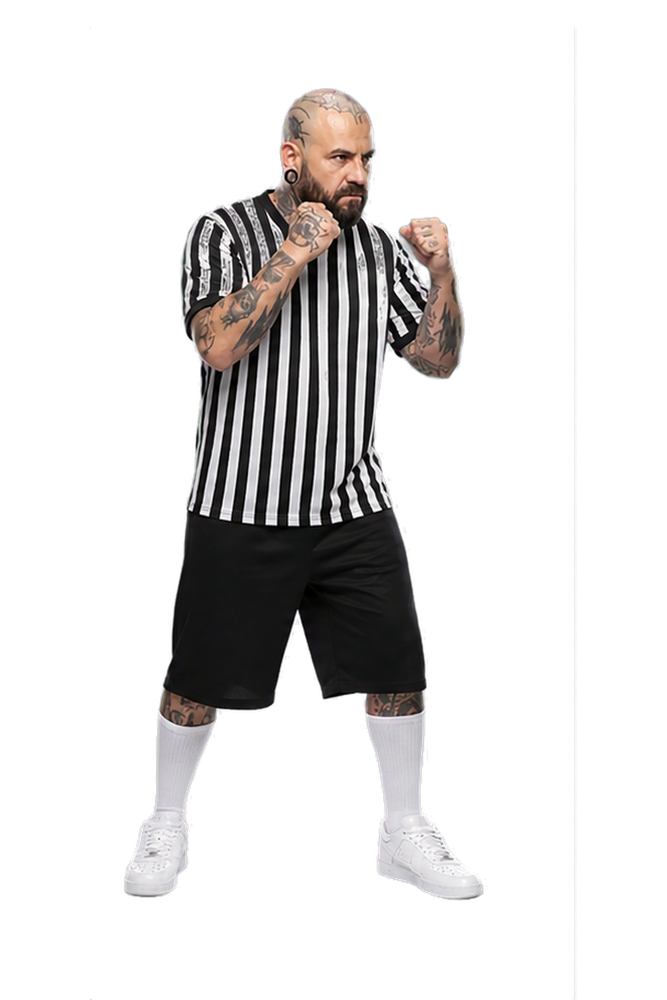
#> input picture rothschild-rumble/assets/referee-idle.png, 667 x 1000 px, shrunk from 1024 x 1536 before the run
$ python clean_cutouts.py
#> lines starting #> are read from the running program, lines starting #| are printed output that depends on the picture; after the words box and inside, x2 and y2 are one past the last pixel; in counts of white or black regions, pixels touching at a corner belong together
#!/usr/bin/env python3
"""
Rothschild Rumble — cutout cleaner.

Problem: T.M.R and referee's source PNGs (idle/attack stills + every move
frame) were exported with baked-in background junk that reads as a "box"
around the character in-game:
  - T.M.R: an opaque decorative rectangular frame around the whole image
    (measured at ~11% opaque coverage of the outer 3% ring — a real border).
  - referee: a faint dark halo / stray edge line around the silhouette.
Icon, BIG.COM and FRISBEE are already clean (0% opaque outer ring) and are
left untouched.

Fix: for each target PNG, threshold alpha, find connected components, and
keep only the single largest component (the character's body) — everything
else (frame, halo fragments, line artifacts) gets its alpha zeroed. A light
fringe cleanup removes leftover semi-transparent dark edge pixels that hug
the kept silhouette.

Output goes to sibling files with a `-clean` suffix so originals are never
overwritten in place; roster.js is repointed at the cleaned files.

Requires: Pillow, numpy, scipy (all confirmed present in this environment).
"""
import sys
from pathlib import Path

import numpy as np
from PIL import Image
from scipy import ndimage

ROOT = Path(__file__).resolve().parent.parent / "assets"

TARGETS = [
    ROOT / "referee-idle.png",
    ROOT / "referee-attack.png",
    ROOT / "tmr-idle.png",
    ROOT / "tmr-attack.png",
    *sorted((ROOT / "roster-frames" / "referee").glob("*/*.png")),
    *sorted((ROOT / "roster-frames" / "tmr").glob("*/*.png")),
]

ALPHA_THRESHOLD = 24  # pixels below this are treated as "not part of the subject" for labeling


def clean_one(path: Path) -> Path:
    im = Image.open(path).convert("RGBA")
#> im is the input picture: PIL image 667x1000 RGBA; mean R, G, B, A 23.8, 22.3, 21.9, 53.7
    arr = np.array(im)
    alpha = arr[:, :, 3]
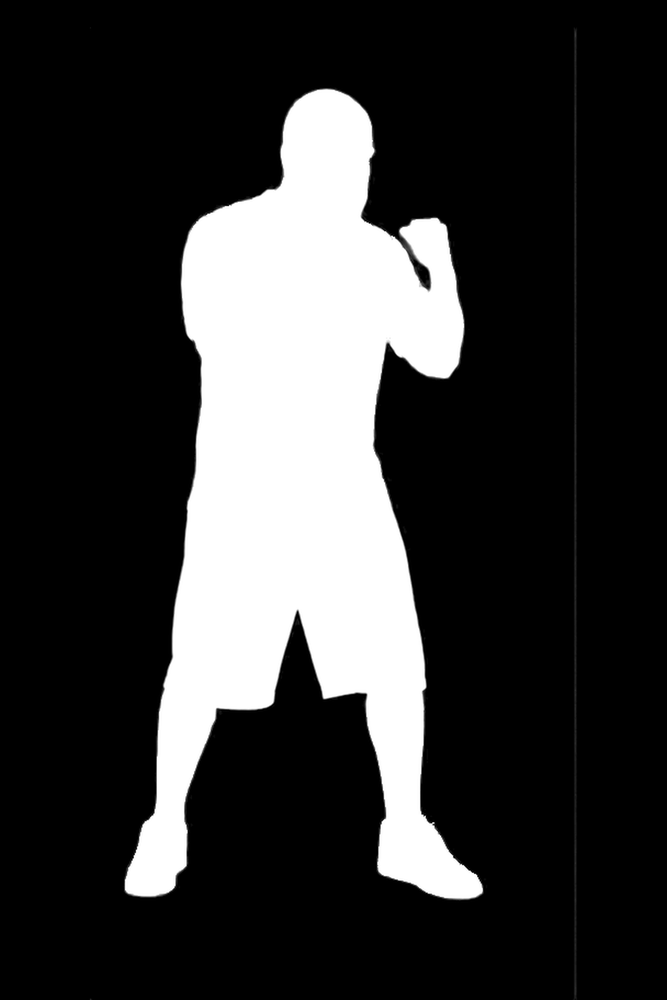
#> alpha: shape (1000, 667); min 0, max 255, mean 53.7

    mask = alpha >= ALPHA_THRESHOLD
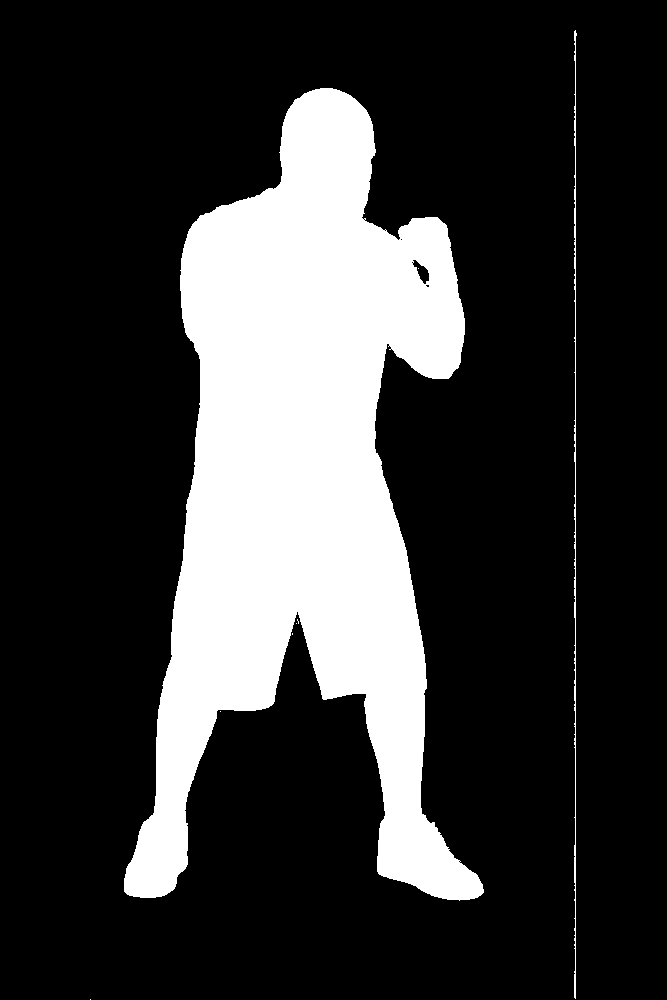
#> mask: shape (1000, 667) bool; 21.7% white; 8 white regions (6 under 20 px), largest, box (x1, y1, x2, y2) and area: (124, 88, 484, 901) 143095, (574, 30, 577, 999) 1325
    if not mask.any():
        # nothing to do (fully transparent?) — just copy through
        out_path = path.with_name(path.stem + "-clean.png")
        im.save(out_path)
        return out_path

    # 8-connectivity so diagonal-touching limbs/frame corners still group correctly
    structure = np.ones((3, 3), dtype=int)
    labeled, n = ndimage.label(mask, structure=structure)
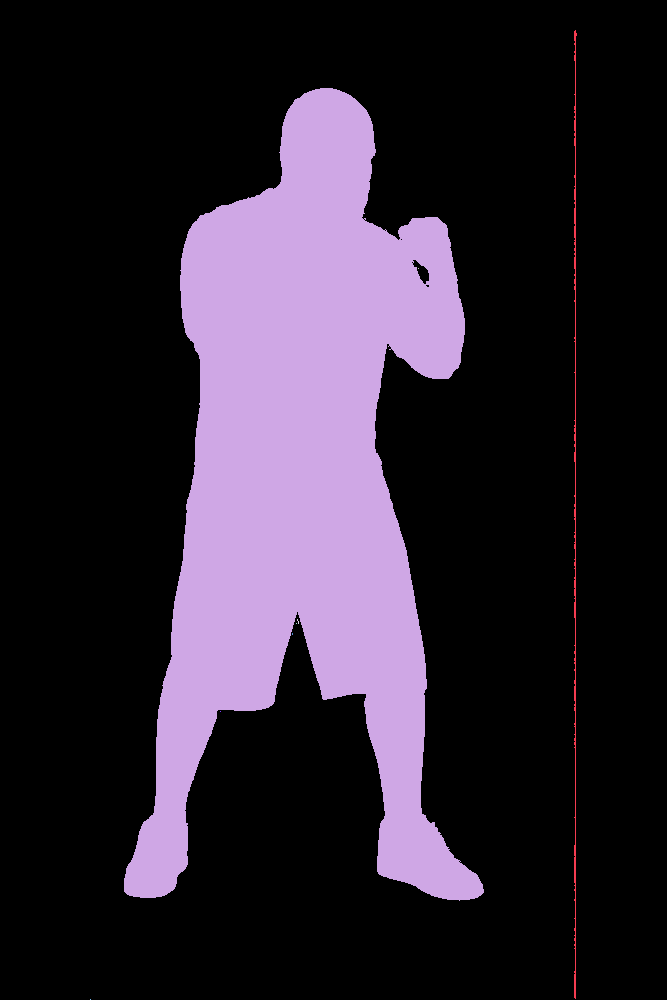
#> labeled: shape (1000, 667) int32; 9 distinct labels, from 0 to 8; one colour per label, 0 black
#> n = 8
    if n > 1:
        sizes = ndimage.sum(mask, labeled, index=range(1, n + 1))
#> sizes = [1325, 143095, 1, 5, 1, 2, 1, 1]
        biggest_label = 1 + int(np.argmax(sizes))
#> biggest_label = 2
        keep = labeled == biggest_label
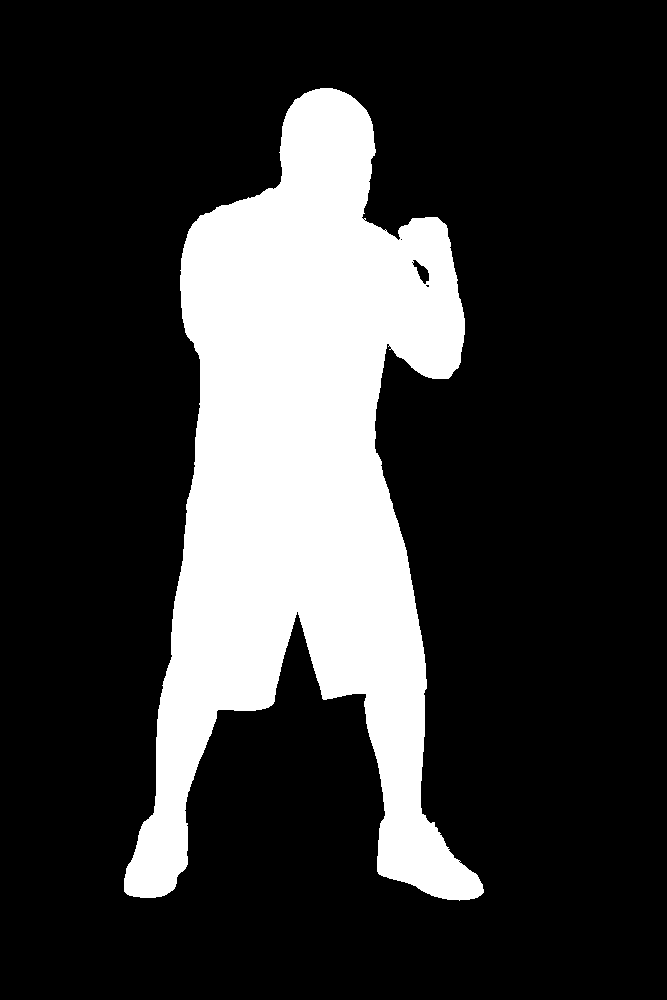
#> keep: shape (1000, 667) bool; 21.5% white; 1 white region, box (x1, y1, x2, y2) and area: (124, 88, 484, 901) 143095
        arr[~keep, 3] = 0
#> arr: shape (1000, 667, 4); 1.49% of pixels changed, all inside (x1, y1, x2, y2) = (89, 27, 578, 1000)

    # fringe cleanup: any remaining low-alpha (near-transparent) pixel that
    # sits OUTSIDE the kept silhouette's dilated footprint is dropped — kills
    # leftover halo/edge-line speckle without eating real soft edges of the
    # character itself.
    alpha2 = arr[:, :, 3]
    keep_mask = alpha2 >= ALPHA_THRESHOLD
    dilated = ndimage.binary_dilation(keep_mask, iterations=3)
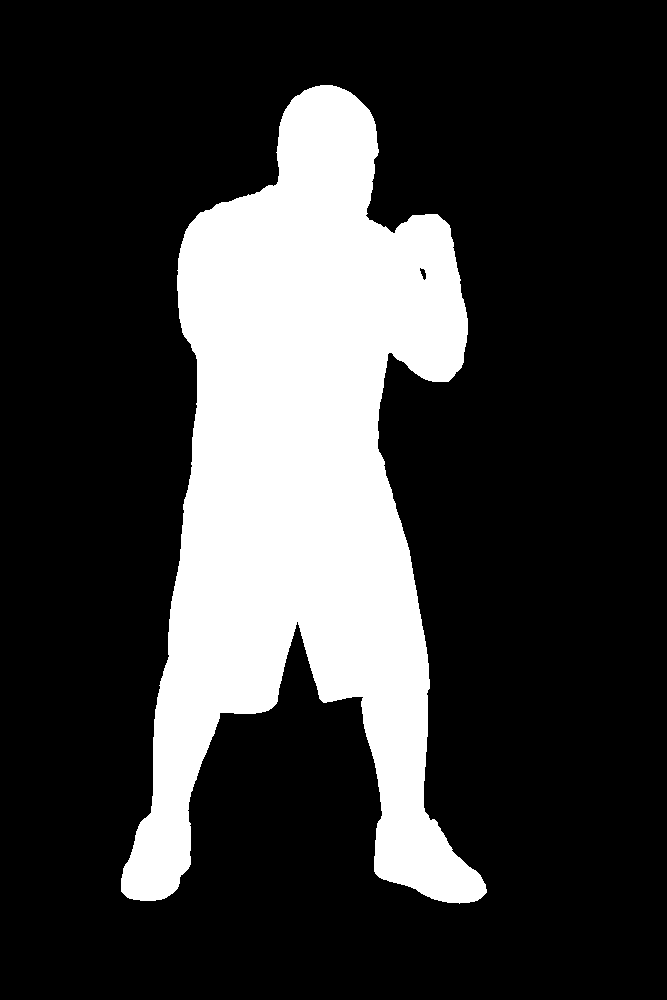
#> dilated: shape (1000, 667) bool; 22.7% white; 1 white region, box (x1, y1, x2, y2) and area: (121, 85, 487, 904) 151328
    stray = (alpha2 > 0) & (alpha2 < ALPHA_THRESHOLD * 4) & (~dilated)
#> stray: shape (1000, 667) bool; every value is 0
    arr[stray, 3] = 0

    out = Image.fromarray(arr, "RGBA")
    out_path = path.with_name(path.stem + "-clean.png")
    out.save(out_path)
    return out_path


def main():
    if not TARGETS:
        print("No target files found — check ROOT path.", file=sys.stderr)
        sys.exit(1)
    missing = [p for p in TARGETS if not p.exists()]
    if missing:
        print("Missing files:", *missing, sep="\n  ", file=sys.stderr)
        sys.exit(1)

    for p in TARGETS:
        out = clean_one(p)
        rel = out.relative_to(ROOT.parent)
        print(f"cleaned -> {rel}")
#> pass 2 of the loop in main, `for p in TARGETS:`:
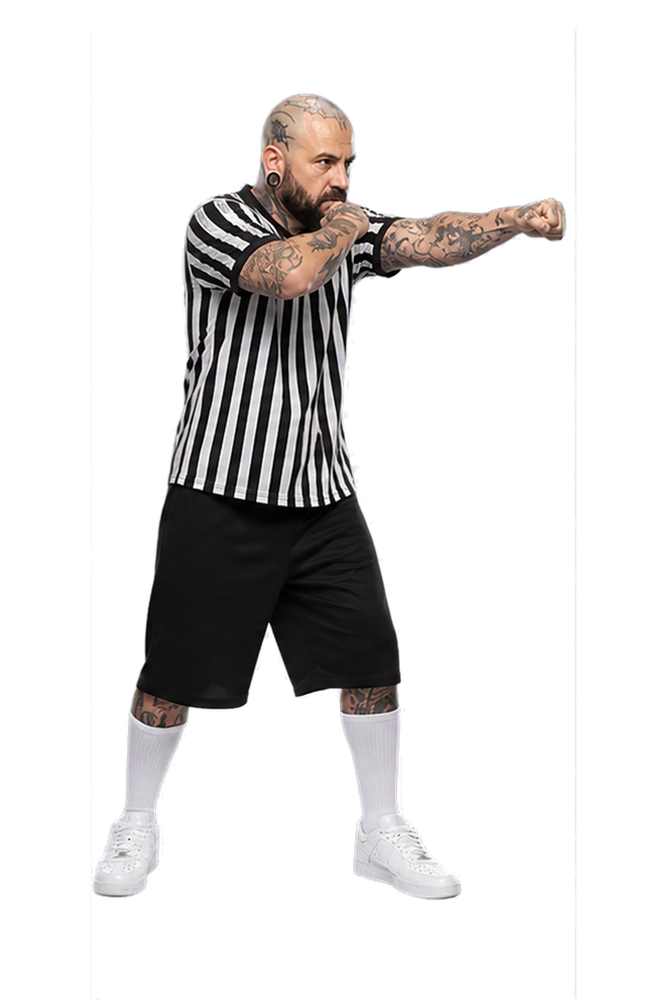
#> input picture rothschild-rumble/assets/referee-attack.png, 667 x 1000 px, shrunk from 1024 x 1536 before the run
#> in clean_one, im is the input picture: PIL image 667x1000 RGBA; mean R, G, B, A 21.6, 20.1, 19.7, 51.4
#> mask: shape (1000, 667) bool; 20.6% white; 69 white regions (58 under 20 px), largest, box (x1, y1, x2, y2) and area: (93, 93, 566, 900) 136984, (575, 468, 576, 517) 49, (575, 779, 576, 824) 45
#> in clean_one (call 2), `labeled, n = ndimage.label(mask, structure=structure)`:
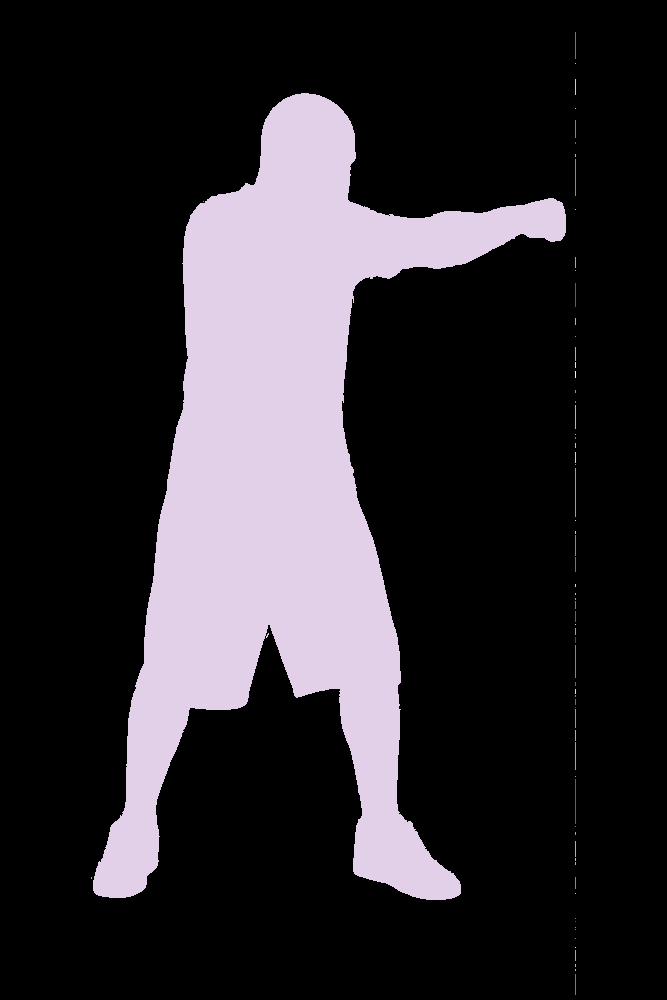
#> labeled: shape (1000, 667) int32; 70 distinct labels, from 0 to 69; one colour per label, 0 black
#> n = 69
#> sizes = 69 values, max 136984 at index 3, min 1 at index 1, mean 1993.9
#> biggest_label = 4
#> keep: shape (1000, 667) bool; 20.5% white; 1 white region, box (x1, y1, x2, y2) and area: (93, 93, 566, 900) 136984
#> arr: shape (1000, 667, 4); 1.76% of pixels changed, all inside (x1, y1, x2, y2) = (88, 27, 579, 1000)
#> in clean_one (call 2), `dilated = ndimage.binary_dilation(keep_mask, iterations=3)`:
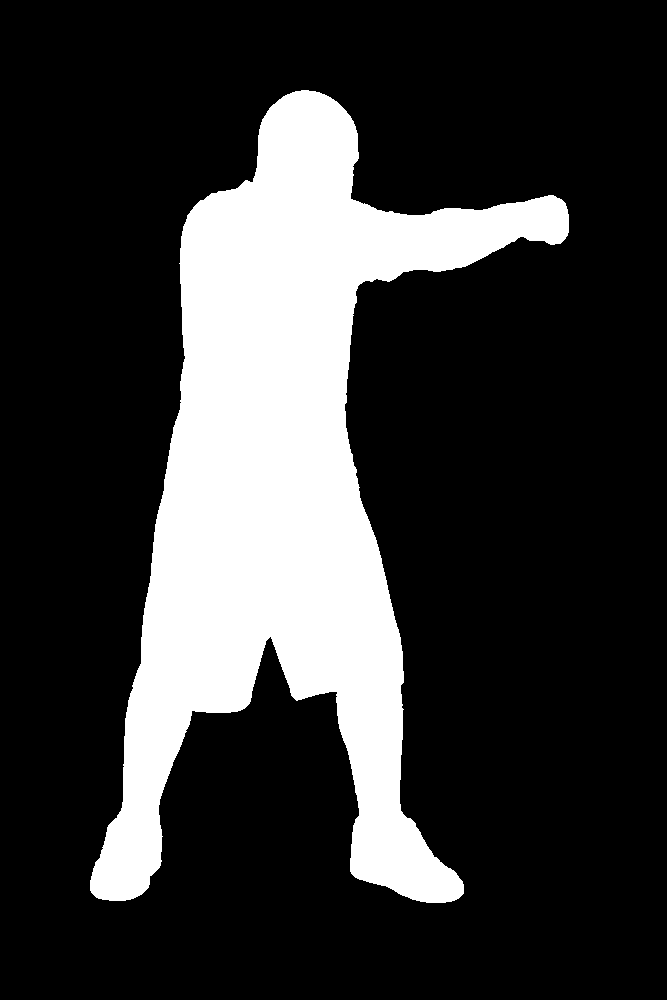
#> dilated: shape (1000, 667) bool; 21.8% white; 1 white region, box (x1, y1, x2, y2) and area: (90, 90, 569, 903) 145518
#> pass 3 of the loop in main, `for p in TARGETS:`:
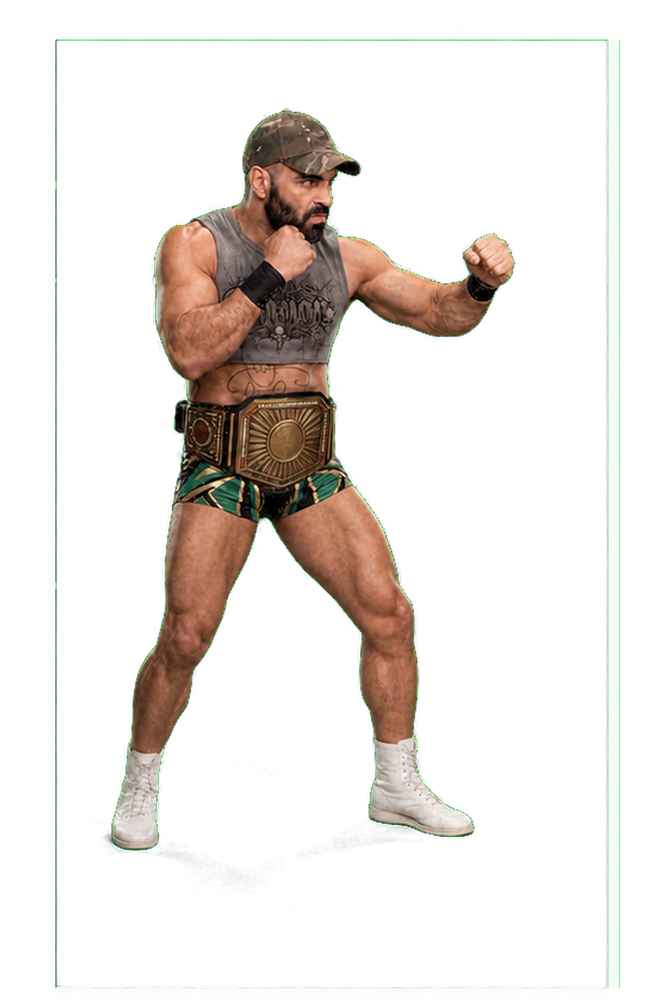
#> input picture rothschild-rumble/assets/tmr-idle.png, 667 x 1000 px, shrunk from 1024 x 1536 before the run
#> in clean_one, im is the input picture: PIL image 667x1000 RGBA; mean R, G, B, A 37.9, 34.3, 29.9, 55.9
#> mask: shape (1000, 667) bool; 22.9% white; 28 white regions (25 under 20 px), largest, box (x1, y1, x2, y2) and area: (103, 108, 516, 852) 113354, (46, 27, 621, 1000) 39457, (167, 852, 180, 859) 37
#> in clean_one (call 3), `labeled, n = ndimage.label(mask, structure=structure)`:
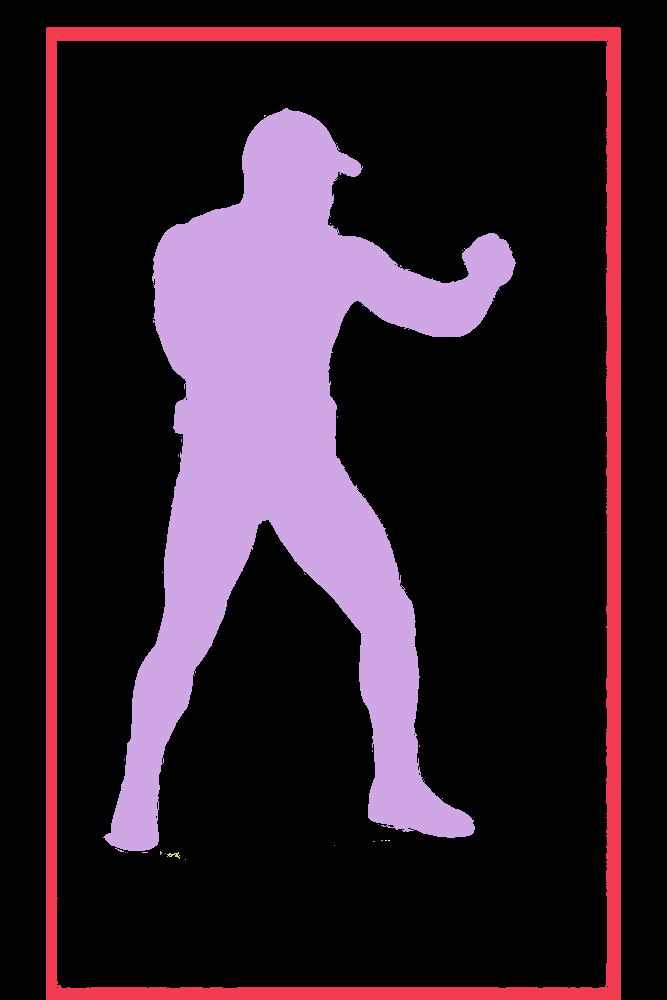
#> labeled: shape (1000, 667) int32; 29 distinct labels, from 0 to 28; one colour per label, 0 black
#> n = 28
#> sizes = 28 values, max 113354 at index 1, min 1 at index 3, mean 5460.7
#> biggest_label = 2
#> keep: shape (1000, 667) bool; 17% white; 1 white region, box (x1, y1, x2, y2) and area: (103, 108, 516, 852) 113354
#> arr: shape (1000, 667, 4); 9.29% of pixels changed, all inside (x1, y1, x2, y2) = (44, 25, 623, 1000)
#> in clean_one (call 3), `dilated = ndimage.binary_dilation(keep_mask, iterations=3)`:
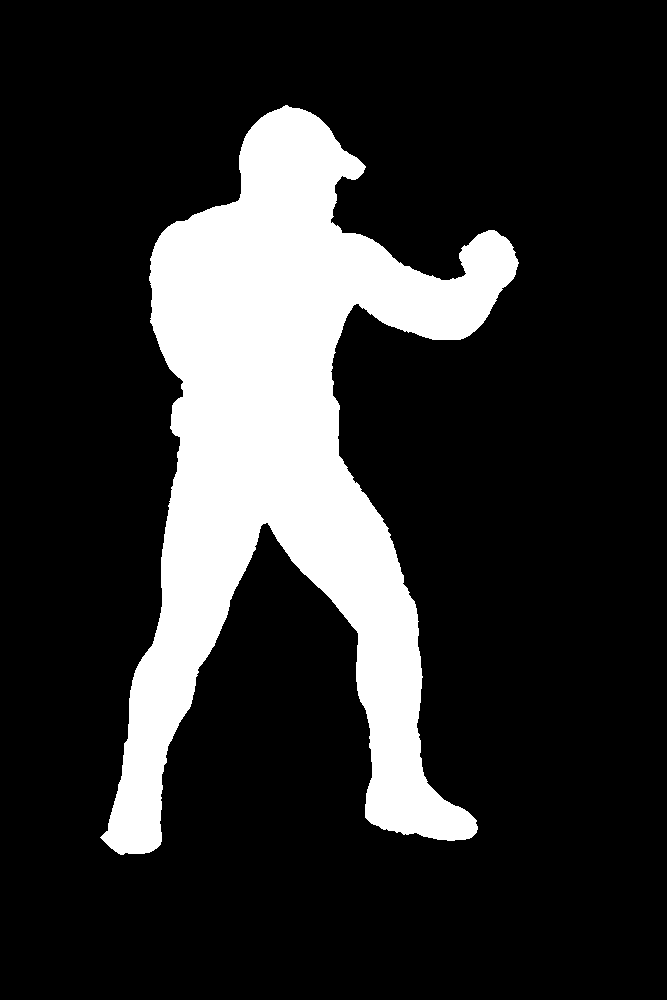
#> dilated: shape (1000, 667) bool; 18.3% white; 1 white region, box (x1, y1, x2, y2) and area: (100, 105, 519, 855) 121772
#> the loop made 4 passes; the first 3 are shown

    print(f"\nDone. {len(TARGETS)} files processed.")


if __name__ == "__main__":
    main()
